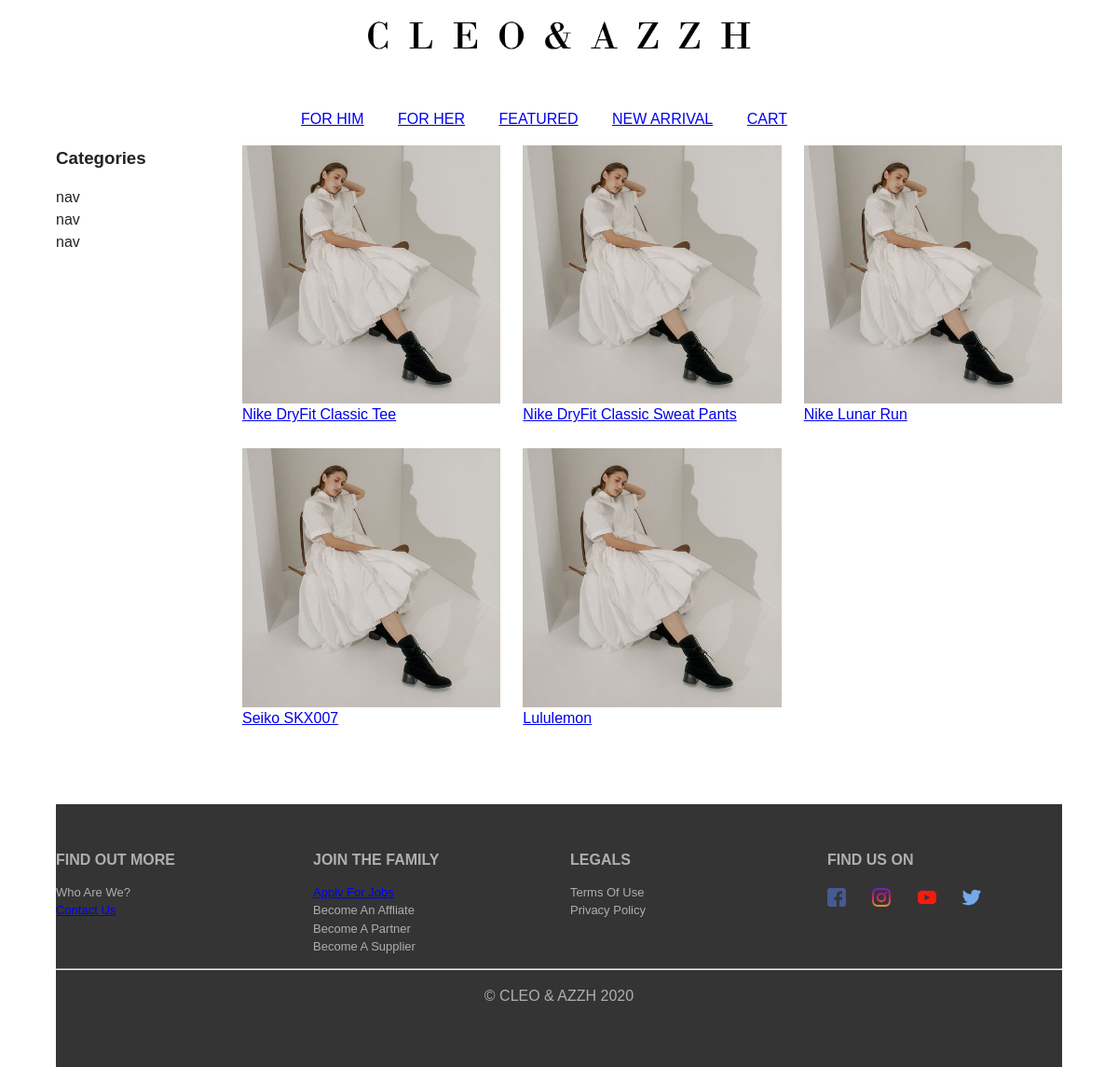
The app's page /listings.php, older data.
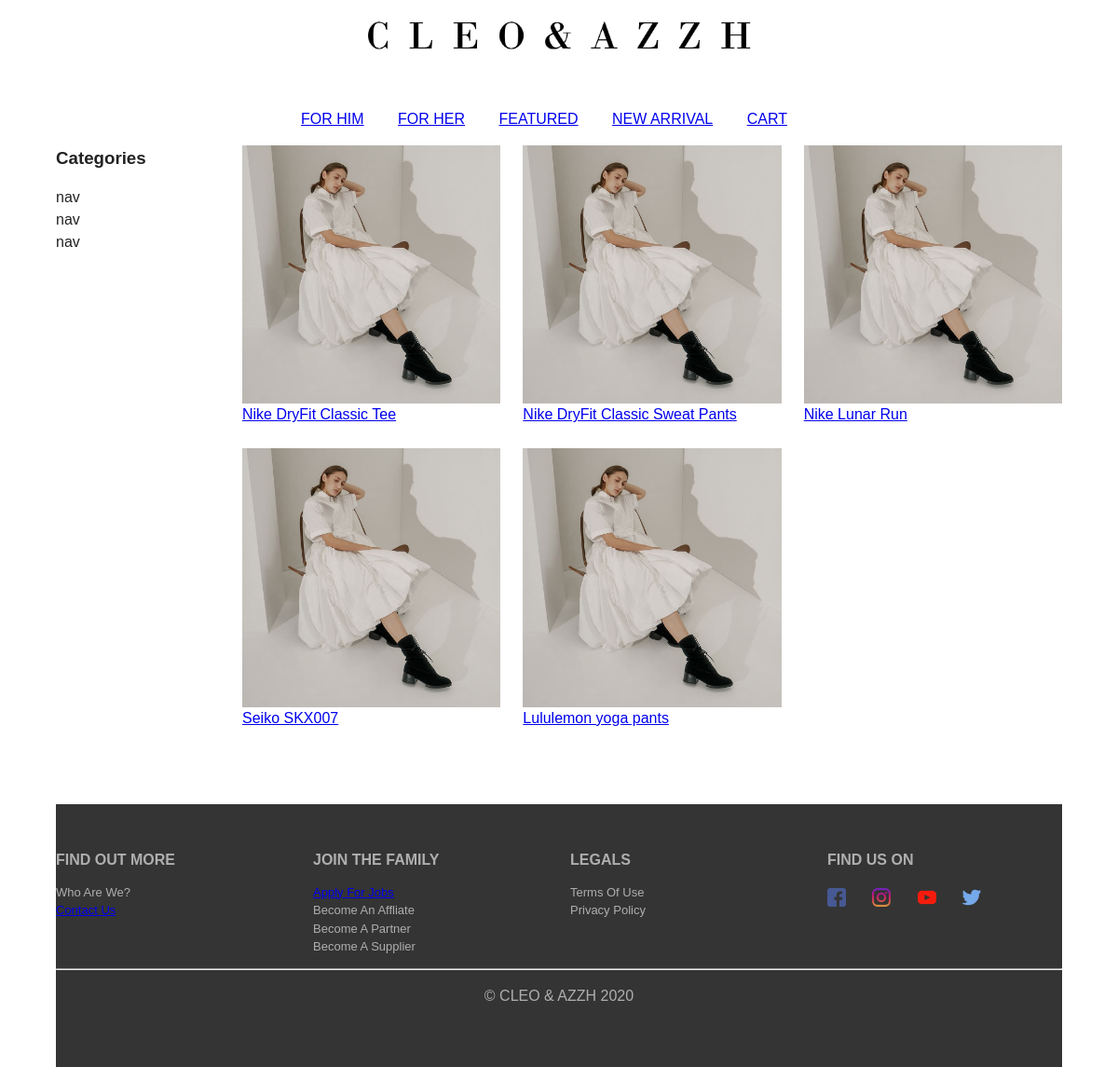
The same page, newer data.
### tables this page shows
CREATE TABLE IF NOT EXISTS products
(
    product_id          INT          UNSIGNED              NOT NULL AUTO_INCREMENT,
    product_category    SMALLINT     UNSIGNED              NOT NULL               ,
    product_brand       VARCHAR(256)          DEFAULT ''   NOT NULL               ,
    product_name        VARCHAR(256)          DEFAULT ''   NOT NULL               ,
    product_description TEXT                  DEFAULT ''   NOT NULL               ,
    sizing_type         TINYINT      UNSIGNED DEFAULT 1    NOT NULL               ,
    product_price       DECIMAL(9,2) UNSIGNED DEFAULT 1000 NOT NULL               ,
    active_for_sale     BOOLEAN               DEFAULT 0    NOT NULL               ,
    is_featured         BOOLEAN               DEFAULT 0    NOT NULL               ,
    is_new              BOOLEAN               DEFAULT 0    NOT NULL               ,

    created_at TIMESTAMP DEFAULT   '0000-00-00 00:00:00',
    updated_at TIMESTAMP ON UPDATE CURRENT_TIMESTAMP    ,

    PRIMARY KEY (product_id),
    FOREIGN KEY (product_category) REFERENCES categories(category_id),
    FOREIGN KEY (sizing_type)      REFERENCES sizing_types(sizing_type_id)
);

### models/Listings.php (called while the page is built)
<?php
$productSexFilter   = (int) $_GET['sex']   ? $_GET['sex']   : 0;
$productClassFilter = (int) $_GET['class'] ? $_GET['class'] : 0;
$productTypeFilter  = (int) $_GET['type']  ? $_GET['type']  : 0;
$categoryId = (int) $productSexFilter + $productClassFilter + $productTypeFilter;
if ($categoryId > 0) {
    $filters = 'product_category = ' . $categoryId;
    $getListings = 'SELECT * FROM products WHERE' . $filters;
} else {
    $getListings = 'SELECT * FROM products';
}
$result = $db->query($getListings);
while ($listing = $result->fetch_object()) {
    $listings[] = $listing;
}

### layouts/listings.php (the view)
<section class="listings">
    <aside class="listings__menu">
        <h1>Categories</h1>
        <ul class="style--none">
            <li>nav</li>
            <li>nav</li>
            <li>nav</li>
        </ul>
    </aside>
    <div class="listings__main">
        <div class="listings__grid">
            <?php foreach ($listings as $listing) { ?>
                <div class="card listing__item">
                    <a href="product.php?id=<?= $listing->product_id ?>">
                        <img class="img--fit" src="assets/img/index/featured-1.jpg" alt="">
                        <div class="listing__name"><?= $listing->product_name ?></div>
                    </a>
                </div>
            <?php } ?>
        </div>
    </div>
</section>

### layouts/common/head.php (shortened to what this page needs)
<!DOCTYPE html>
<html lang="en">
<head>
    <link rel="stylesheet" href="assets/css/style.css">

### layouts/common/header.php
</head>
<body>
    <div class="wrapper">
        <div class="container">
            <header>
                <div class="header text--center">
                    <a href="index.php">
                        <img src="assets/img/common/logo.png" alt="Cleo & AZZH">
                    </a>
                </div>
            </header>
            <nav>
                <div class="nav text--center style--none text--uppercase">
                    <ul>
                        <li><a href="listings.php?sex=m">For Him</a></li>
                        <li><a href="listings.php?sex=f">For Her</a></li>
                        <li><a href="listings.php?cat=featured">Featured</a></li>
                        <li><a href="listings.php?cat=new">New Arrival</a></li>
                        <li><a href="cart.php">Cart</a></li>
                    </ul>
                </div>
            </nav>

### listings.php (shortened to what this page needs)
<?php
include_once('models/connect-db.php');
include_once('models/Listings.php');
include_once('lang/listings.php');
include_once('layouts/common/head.php');
include_once('layouts/js/listings.php');
include_once('layouts/common/header.php');
echo '<main>';
include_once('layouts/listings.php');
echo '</main>';
include_once('layouts/common/footer.php');

### layouts/common/footer.php
<footer>
	<div class="container">
		<div class="footer__grid">
			<div class="link__col">
				<div class="col__header">Find out More</div>
				<ul class="col__link">
					<li>who are we?</li>
					<li><a href="contact.php">Contact Us</a></li>
				</ul>
			</div>
			<div class="link__col">
				<div class="col__header">join the family</div>
				<ul class="col__link">
					<li><a href="career.php">Apply for Jobs</a></li>
					<li>Become an Affliate</li>
					<li>Become a Partner</li>
					<li>Become a Supplier</li>
				</ul>
			</div>
			<div class="link__col">
				<div class="col__header">legals</div>
				<ul class="col__link">
					<li>Terms of Use</li>
					<li>Privacy Policy</li>
				</ul>
			</div>
			<div class="link__col">
				<div class="col__header">find us on</div>
				<div class="col__social">
					<ul>
						<li><img src="assets/img/common/facebook.png" class="social__icon"></li>
						<li><img src="assets/img/common/instagram.png" class="social__icon"></li>
						<li><img src="assets/img/common/youtube.png" class="social__icon"></li>
						<li><img src="assets/img/common/twitter.png" class="social__icon"></li>
					</ul>
				</div>
			</div>
		</div>
		<hr>
		<div class="text--center">
			<p>&copy; CLEO & AZZH 2020</p>
		</div>
	</div>
</footer>
</div>
</body>
</html>

### assets/css/style.css (style rules this page uses)
* { box-sizing: border-box; }
body, header, main, footer { margin: 0; padding: 0; }
body { font-family: -apple-system, BlinkMacSystemFont, "Segoe UI", Roboto, "Helvetica Neue", Arial, "Noto Sans", sans-serif; font-size: 1rem; font-weight: 400; line-height: 1.5; color: #222222; text-align: left; background-color: #fff; }
h1, h2, h3, h4, h5, h6 { margin-top: 0; margin-bottom: 0.5rem; }
img { vertical-align: middle; border-style: none; }
.wrapper { position: relative; display: -webkit-box; display: -ms-flexbox; display: flex; -webkit-box-orient: vertical; -webkit-box-direction: normal; -ms-flex-direction: column; flex-direction: column; height: 100%; max-width: 90%; width: 1200px; margin: auto; }
body { font-family: Arial, Helvetica, sans-serif; }
p { display: block; margin-block-start: 0; margin-block-end: 0; margin-inline-start: 0px; margin-inline-end: 0px; padding-top: 1em; padding-bottom: 1em; }
.img--fit { max-width: 100%; height: auto; }
ul.style--none { list-style: none; padding-left: 0; }
.text--center { text-align: center !important; }
.text--uppercase { text-transform: uppercase !important; }
header { height: 100px; width: 100%; }
header img { max-width: auto; height: 90px; }
nav ul { list-style: none; padding-left: 0; }
nav ul li { display: inline-block; margin-right: 2em; }
.listings__menu { height: 100%; width: 200px; position: fixed; }
.listings__menu ul { list-style: none; padding-left: 0; }
.listings__main { margin-left: 200px; }
.listings__grid { display: grid; grid-template-columns: repeat(3, 1fr); grid-gap: 24px; margin: auto; }
footer { background-color: #343434; color: #afafaf; width: 100%; margin-top: 5em; }
footer .container { padding: 3em 0; }
footer .footer__grid { display: grid; grid-template-columns: repeat(4, 1fr); grid-gap: 24px; }
footer hr { margin: auto; color: #afafaf; }
footer ul { list-style: none; padding-left: 0; }
footer .link__col .col__header { font-weight: 700; text-transform: uppercase; }
footer .link__col .col__link { font-size: small; text-transform: capitalize; }
footer .link__col .col__social { text-transform: capitalize; }
footer .link__col .col__social ul li { display: inline-block; margin-right: 24px; }
footer .social__icon { width: 20px; height: auto; }

Row changes from the older to the newer data that the page shows:
removed products: product_name "Lululemon"
added products: product_name "Lululemon yoga pants"
